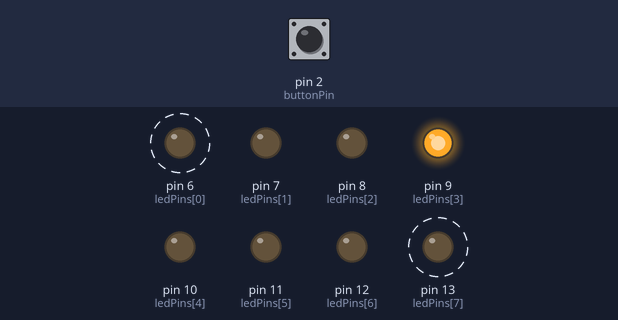
Simulated run of this sketch. Board: Arduino Uno, built with avr-gcc and run on an emulated ATmega328P. Shown: output pins drawn as LEDs (lit = HIGH). Dashed ring = blinking. Inputs (shaded band) come from the test bench; at power-on: pin 2 (buttonPin) LOW.

Above: at 1.26 s.
1.3 s: pin 2 (buttonPin) pulled HIGH for 0.15 s
At 1.46 s:
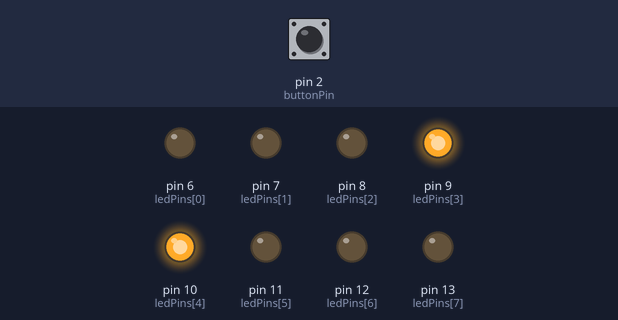
4.3 s: pin 2 (buttonPin) pulled HIGH for 3.2 s
At 4.51 s:
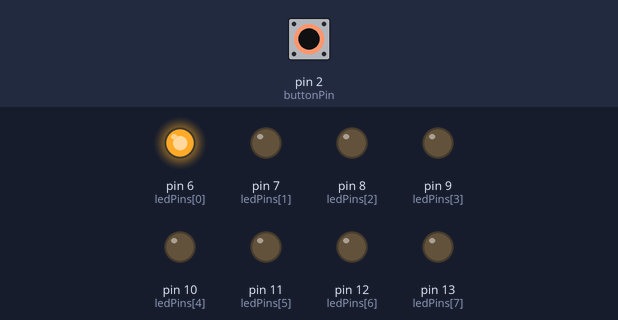
9.0 s: pin 2 (buttonPin) pulled HIGH for 1 s
At 9.66 s:
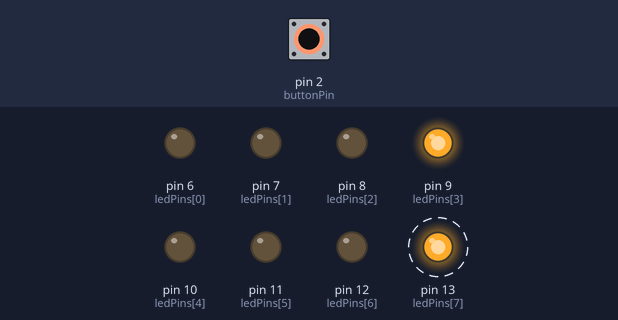
Timing chart, 0 to 18.0 s (numbered marks = the images above; inputs shaded):
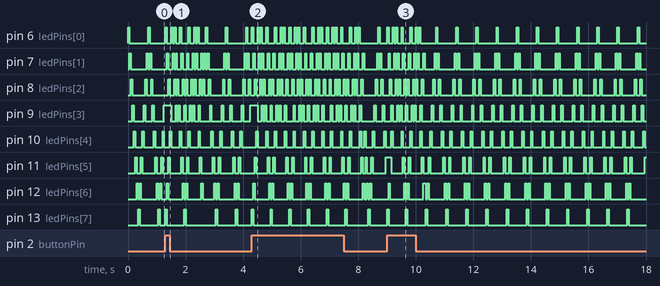

The sketch:

_8ledbutton.ino
```cpp
int ledCount = 14;
int ledPins[] = { 6, 7, 8, 9, 10, 11, 12, 13, 12, 11, 10, 9, 8, 7};
int ledDelay = 50;
int buttonPin = 2;
int ledPins1[] = { 6, 7, 8, 9};
int ledPins2[] = { 13, 12, 11, 10};
void setup () {
  for ( int thisLed = 0; thisLed < ledCount; thisLed++) {
     pinMode (ledPins[thisLed], OUTPUT );
  }
    pinMode (buttonPin, INPUT );
}
void loop () {
  for ( int thisLed = 0; thisLed < ledCount; thisLed++) {
    digitalWrite (ledPins[thisLed], HIGH );
    delay (ledDelay);
    while ( digitalRead (buttonPin) == HIGH ) {
      for ( int thisLed = 0; thisLed < ledCount-1; thisLed++) {
        digitalWrite (ledPins1[thisLed], HIGH );
        digitalWrite (ledPins2[thisLed], HIGH );
        delay (ledDelay);
        digitalWrite (ledPins1[thisLed], LOW );
        digitalWrite (ledPins2[thisLed], LOW );
      }
      for ( int thisLed = ledCount-1; thisLed > 0; thisLed--) {
        digitalWrite (ledPins1[thisLed], HIGH );
        digitalWrite (ledPins2[thisLed], HIGH );
        delay (ledDelay);
        digitalWrite (ledPins1[thisLed], LOW );
        digitalWrite (ledPins2[thisLed], LOW );
      }
    }
    digitalWrite (ledPins[thisLed], LOW );
  }
}
```

Measured:
- by itself, pin 11 (ledPins[5]): moves between LOW and HIGH, repeating every 1.4 s
- by itself, pin 12 (ledPins[6]): moves between LOW and HIGH, repeating every 2.1 s
- by itself, pin 13 (ledPins[7]): alternates HIGH for 0.05 s and LOW for 0.65 s
